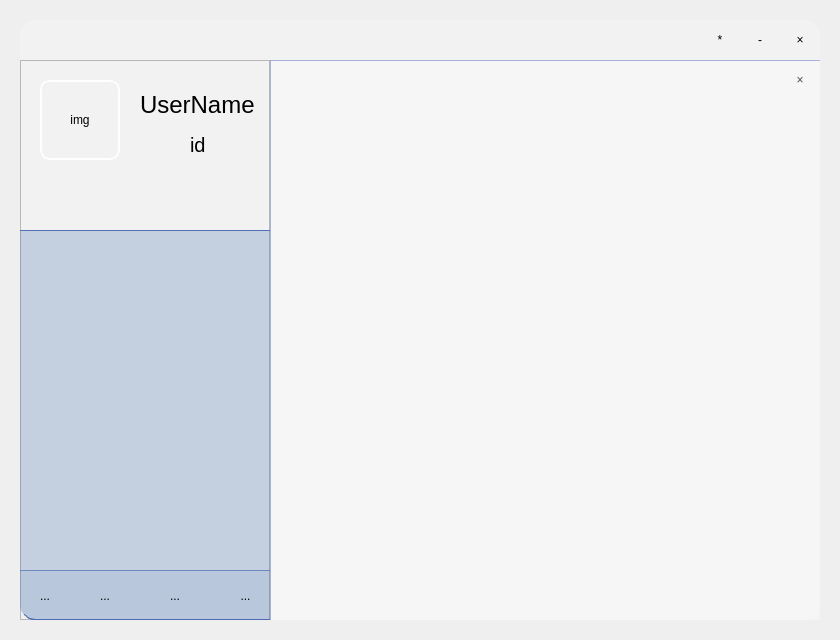
<?xml version="1.0" encoding="UTF-8"?>
<ui version="4.0">
 <class>MainWindow</class>
 <widget class="QWidget" name="MainWindow">
  <property name="geometry">
   <rect>
    <x>0</x>
    <y>0</y>
    <width>840</width>
    <height>640</height>
   </rect>
  </property>
  <property name="minimumSize">
   <size>
    <width>840</width>
    <height>640</height>
   </size>
  </property>
  <property name="maximumSize">
   <size>
    <width>840</width>
    <height>640</height>
   </size>
  </property>
  <property name="windowTitle">
   <string>Form</string>
  </property>
  <property name="styleSheet">
   <string notr="true">/* 主窗口样式 */
QWidget#widget {
  background-color: rgba(255, 255, 255, 0.2); /* 白色背景 */
  border-radius: 15px; /* 圆角 */
  background-image: url(:/img/bg__2.jpg); /* 背景图片 */
}

/* 通用按钮样式 */
QToolButton {
  border-style: none; /* 无边框 */
  color: rgb(0, 0, 0); /* 黑色字体 */
}

/* 关闭按钮样式 */
QToolButton#closeButton,
QToolButton#closeButton2 {
  color: rgb(0, 0, 0); /* 黑色字体 */
}

QToolButton#closeButton::hover,
QToolButton#closeButton2::hover {
  color: rgba(255, 255, 255, 0.2); /* 白色字体 */
  background-color: rgba(255, 56, 56, 150); /* 红色背景，半透明 */
}

QToolButton#closeButton::hover {
  border-top-right-radius: 15px; /* 圆角 */
}

/* 最小化按钮样式 */
QToolButton#minimizeButton {
  color: rgb(0, 0, 0); /* 黑色字体 */
}

QToolButton#minimizeButton::hover {
  background-color: rgba(203, 203, 203, 150); /* 灰色背景，半透明 */
}

/* 设置按钮样式 */
QToolButton#settingButton::hover {
  background-color: rgba(203, 203, 203, 150); /* 灰色背景，半透明 */
}

/* 图片按钮样式 */
QToolButton#imgbtn {
  border: 2px groove white; /* 凹槽边框 */
  border-radius: 10px; /* 圆角 */
  padding: 2px 4px; /* 内边距 */
}

/* 按钮样式 */
QToolButton#friendadding::hover {
  border: 1px solid rgba(76, 108, 179, 0.7); /* 蓝色边框 */
  border-radius: 10px; /* 圆角 */
  background-color: rgba(176, 196, 222, 0.5); /* 浅蓝色背景 */
}

/* 按钮样式 */
QToolButton#chatlist::hover {
  border: 1px solid rgba(76, 108, 179, 0.7); /* 蓝色边框 */
  border-radius: 10px; /* 圆角 */
  background-color: rgba(176, 196, 222, 0.5); /* 浅蓝色背景 */
}

/* 按钮样式 */
QToolButton#friendlist::hover {
  border: 1px solid rgba(76, 108, 179, 0.7); /* 蓝色边框 */
  border-radius: 10px; /* 圆角 */
  background-color: rgba(176, 196, 222, 0.5); /* 浅蓝色背景 */
}

/* 列表样式 */
QFrame#friendrequest {
  background-color: rgba(173, 216, 230, 0.5); /* 浅蓝色背景 */
  border: none; /* 无边框 */
  border-top: 1px solid rgba(76, 108, 179, 0.7); /* 顶部边框 */
  border-bottom-right-radius: 15px; /* 圆角 */
  border-bottom-left-radius: 15px; /* 圆角 */
}

/* 对话框和各个框架的样式 */
QFrame#dialog {
  border: none; /* 无边框 */
  border-top: 1px solid rgba(76, 108, 179, 0.7); /* 顶部边框 */
  border-left: 1px solid rgba(76, 108, 179, 0.7); /* 左边框 */
  border-bottom-right-radius: 15px; /* 圆角 */
}

QFrame#frame,
QFrame#frame1,
QFrame#frame2,
QFrame#frame3 {
  background-color: rgba(76, 108, 169, 0.1); /* 浅蓝色背景 */
  border: none; /* 无边框 */
  border-top: 1px solid rgba(76, 108, 179, 0.7); /* 顶部边框 */
  border-bottom: 1px solid rgba(76, 108, 179, 0.7); /* 底部边框 */
  border-bottom-left-radius: 15px; /* 圆角 */
}

QFrame#frame {
  background-color: rgba(76, 108, 169, 0.1); /* 更浅的背景颜色 */
}

QLabel#username{
    font-size:24px;
}

QLabel#userid{
    font-size:20px;
}

</string>
  </property>
  <widget class="QWidget" name="widget" native="true">
   <property name="geometry">
    <rect>
     <x>20</x>
     <y>20</y>
     <width>800</width>
     <height>600</height>
    </rect>
   </property>
   <widget class="QFrame" name="dialog">
    <property name="geometry">
     <rect>
      <x>250</x>
      <y>40</y>
      <width>550</width>
      <height>560</height>
     </rect>
    </property>
    <property name="contextMenuPolicy">
     <enum>Qt::NoContextMenu</enum>
    </property>
    <property name="styleSheet">
     <string notr="true"/>
    </property>
    <property name="frameShape">
     <enum>QFrame::StyledPanel</enum>
    </property>
    <property name="frameShadow">
     <enum>QFrame::Raised</enum>
    </property>
    <widget class="QToolButton" name="closeButton2">
     <property name="geometry">
      <rect>
       <x>510</x>
       <y>0</y>
       <width>40</width>
       <height>40</height>
      </rect>
     </property>
     <property name="text">
      <string>×</string>
     </property>
     <property name="iconSize">
      <size>
       <width>50</width>
       <height>50</height>
      </size>
     </property>
    </widget>
    <widget class="QLabel" name="label_2">
     <property name="geometry">
      <rect>
       <x>-254</x>
       <y>-44</y>
       <width>821</width>
       <height>611</height>
      </rect>
     </property>
     <property name="styleSheet">
      <string notr="true">background:rgba(255,255,255,0.3)</string>
     </property>
     <property name="text">
      <string>TextLabel</string>
     </property>
    </widget>
   </widget>
   <widget class="QFrame" name="list">
    <property name="geometry">
     <rect>
      <x>0</x>
      <y>40</y>
      <width>250</width>
      <height>560</height>
     </rect>
    </property>
    <property name="styleSheet">
     <string notr="true"/>
    </property>
    <property name="frameShape">
     <enum>QFrame::StyledPanel</enum>
    </property>
    <property name="frameShadow">
     <enum>QFrame::Raised</enum>
    </property>
    <widget class="QFrame" name="frame1">
     <property name="geometry">
      <rect>
       <x>0</x>
       <y>170</y>
       <width>250</width>
       <height>390</height>
      </rect>
     </property>
     <property name="frameShape">
      <enum>QFrame::StyledPanel</enum>
     </property>
     <property name="frameShadow">
      <enum>QFrame::Raised</enum>
     </property>
    </widget>
    <widget class="QFrame" name="frame2">
     <property name="geometry">
      <rect>
       <x>0</x>
       <y>170</y>
       <width>250</width>
       <height>390</height>
      </rect>
     </property>
     <property name="frameShape">
      <enum>QFrame::StyledPanel</enum>
     </property>
     <property name="frameShadow">
      <enum>QFrame::Raised</enum>
     </property>
    </widget>
    <widget class="QFrame" name="frame3">
     <property name="geometry">
      <rect>
       <x>0</x>
       <y>170</y>
       <width>250</width>
       <height>390</height>
      </rect>
     </property>
     <property name="frameShape">
      <enum>QFrame::StyledPanel</enum>
     </property>
     <property name="frameShadow">
      <enum>QFrame::Raised</enum>
     </property>
     <widget class="QFrame" name="frame">
      <property name="geometry">
       <rect>
        <x>0</x>
        <y>340</y>
        <width>251</width>
        <height>50</height>
       </rect>
      </property>
      <property name="frameShape">
       <enum>QFrame::StyledPanel</enum>
      </property>
      <property name="frameShadow">
       <enum>QFrame::Raised</enum>
      </property>
      <widget class="QToolButton" name="friendlist">
       <property name="geometry">
        <rect>
         <x>0</x>
         <y>1</y>
         <width>50</width>
         <height>50</height>
        </rect>
       </property>
       <property name="text">
        <string>...</string>
       </property>
       <property name="icon">
        <iconset resource="resourse.qrc">
         <normaloff>:/img/HaoYou.png</normaloff>:/img/HaoYou.png</iconset>
       </property>
       <property name="iconSize">
        <size>
         <width>38</width>
         <height>38</height>
        </size>
       </property>
      </widget>
      <widget class="QToolButton" name="chatlist">
       <property name="geometry">
        <rect>
         <x>60</x>
         <y>1</y>
         <width>50</width>
         <height>50</height>
        </rect>
       </property>
       <property name="text">
        <string>...</string>
       </property>
       <property name="icon">
        <iconset resource="resourse.qrc">
         <normaloff>:/img/XiaoXi.png</normaloff>:/img/XiaoXi.png</iconset>
       </property>
       <property name="iconSize">
        <size>
         <width>40</width>
         <height>40</height>
        </size>
       </property>
      </widget>
      <widget class="QToolButton" name="friendrequest">
       <property name="geometry">
        <rect>
         <x>130</x>
         <y>1</y>
         <width>50</width>
         <height>50</height>
        </rect>
       </property>
       <property name="text">
        <string>...</string>
       </property>
       <property name="icon">
        <iconset resource="resourse.qrc">
         <normaloff>:/img/QunLiao.png</normaloff>:/img/QunLiao.png</iconset>
       </property>
       <property name="iconSize">
        <size>
         <width>50</width>
         <height>50</height>
        </size>
       </property>
      </widget>
      <widget class="QToolButton" name="friendadding">
       <property name="geometry">
        <rect>
         <x>201</x>
         <y>1</y>
         <width>49</width>
         <height>49</height>
        </rect>
       </property>
       <property name="text">
        <string>...</string>
       </property>
       <property name="icon">
        <iconset resource="resourse.qrc">
         <normaloff>:/img/JiaHaoYou.png</normaloff>:/img/JiaHaoYou.png</iconset>
       </property>
       <property name="iconSize">
        <size>
         <width>35</width>
         <height>35</height>
        </size>
       </property>
      </widget>
     </widget>
    </widget>
    <widget class="QToolButton" name="imgbtn">
     <property name="geometry">
      <rect>
       <x>20</x>
       <y>20</y>
       <width>80</width>
       <height>80</height>
      </rect>
     </property>
     <property name="text">
      <string>img</string>
     </property>
     <property name="iconSize">
      <size>
       <width>80</width>
       <height>80</height>
      </size>
     </property>
    </widget>
    <widget class="QLabel" name="username">
     <property name="geometry">
      <rect>
       <x>120</x>
       <y>30</y>
       <width>121</width>
       <height>30</height>
      </rect>
     </property>
     <property name="font">
      <font>
       <pointsize>-1</pointsize>
      </font>
     </property>
     <property name="text">
      <string>UserName</string>
     </property>
    </widget>
    <widget class="QLabel" name="userid">
     <property name="geometry">
      <rect>
       <x>170</x>
       <y>70</y>
       <width>121</width>
       <height>30</height>
      </rect>
     </property>
     <property name="font">
      <font>
       <pointsize>-1</pointsize>
      </font>
     </property>
     <property name="text">
      <string>id</string>
     </property>
    </widget>
   </widget>
   <widget class="QToolButton" name="closeButton">
    <property name="geometry">
     <rect>
      <x>760</x>
      <y>0</y>
      <width>40</width>
      <height>40</height>
     </rect>
    </property>
    <property name="text">
     <string>×</string>
    </property>
    <property name="icon">
     <iconset resource="resourse.qrc">
      <normaloff>:/img/Close.png</normaloff>:/img/Close.png</iconset>
    </property>
    <property name="iconSize">
     <size>
      <width>25</width>
      <height>25</height>
     </size>
    </property>
   </widget>
   <widget class="QToolButton" name="minimizeButton">
    <property name="geometry">
     <rect>
      <x>720</x>
      <y>0</y>
      <width>40</width>
      <height>40</height>
     </rect>
    </property>
    <property name="text">
     <string>-</string>
    </property>
    <property name="icon">
     <iconset resource="resourse.qrc">
      <normaloff>:/img/Minimize.png</normaloff>:/img/Minimize.png</iconset>
    </property>
    <property name="iconSize">
     <size>
      <width>30</width>
      <height>30</height>
     </size>
    </property>
   </widget>
   <widget class="QToolButton" name="settingButton">
    <property name="geometry">
     <rect>
      <x>680</x>
      <y>0</y>
      <width>40</width>
      <height>40</height>
     </rect>
    </property>
    <property name="text">
     <string>*</string>
    </property>
    <property name="icon">
     <iconset resource="resourse.qrc">
      <normaloff>:/img/Setting.png</normaloff>:/img/Setting.png</iconset>
    </property>
    <property name="iconSize">
     <size>
      <width>30</width>
      <height>30</height>
     </size>
    </property>
   </widget>
   <widget class="QLabel" name="label">
    <property name="geometry">
     <rect>
      <x>5</x>
      <y>0</y>
      <width>40</width>
      <height>40</height>
     </rect>
    </property>
    <property name="text">
     <string/>
    </property>
    <property name="pixmap">
     <pixmap resource="resourse.qrc">:/img/logoRabit.png</pixmap>
    </property>
    <property name="scaledContents">
     <bool>true</bool>
    </property>
   </widget>
  </widget>
 </widget>
 <resources>
  <include location="resourse.qrc"/>
 </resources>
 <connections/>
</ui>
